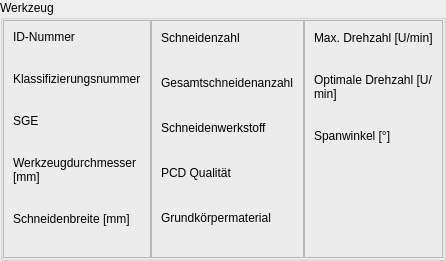
           <widget class="QGroupBox" name="groupBox_2">
            <property name="title">
             <string>Werkzeug</string>
            </property>
            <layout class="QHBoxLayout" name="horizontalLayout_5">
             <property name="spacing">
              <number>0</number>
             </property>
             <property name="leftMargin">
              <number>0</number>
             </property>
             <property name="topMargin">
              <number>0</number>
             </property>
             <property name="rightMargin">
              <number>0</number>
             </property>
             <property name="bottomMargin">
              <number>0</number>
             </property>
             <item>
              <widget class="QFrame" name="frame_4">
               <property name="frameShape">
                <enum>QFrame::StyledPanel</enum>
               </property>
               <property name="frameShadow">
                <enum>QFrame::Raised</enum>
               </property>
               <layout class="QVBoxLayout" name="verticalLayout_15">
                <item>
                 <widget class="QLabel" name="label_42">
                  <property name="text">
                   <string>ID-Nummer</string>
                  </property>
                  <property name="alignment">
                   <set>Qt::AlignLeading|Qt::AlignLeft|Qt::AlignVCenter</set>
                  </property>
                  <property name="wordWrap">
                   <bool>true</bool>
                  </property>
                 </widget>
                </item>
                <item>
                 <widget class="QLabel" name="tool_id_l">
                  <property name="font">
                   <font>
                    <family>Segoe UI Light</family>
                    <pointsize>9</pointsize>
                    <weight>75</weight>
                    <bold>true</bold>
                   </font>
                  </property>
                  <property name="text">
                   <string/>
                  </property>
                  <property name="alignment">
                   <set>Qt::AlignCenter</set>
                  </property>
                  <property name="wordWrap">
                   <bool>true</bool>
                  </property>
                 </widget>
                </item>
                <item>
                 <widget class="QLabel" name="label_45">
                  <property name="text">
                   <string>Klassifizierungsnummer</string>
                  </property>
                  <property name="alignment">
                   <set>Qt::AlignLeading|Qt::AlignLeft|Qt::AlignVCenter</set>
                  </property>
                  <property name="wordWrap">
                   <bool>true</bool>
                  </property>
                 </widget>
                </item>
                <item>
                 <widget class="QLabel" name="classification_n_l">
                  <property name="font">
                   <font>
                    <family>Segoe UI Light</family>
                    <pointsize>9</pointsize>
                    <weight>75</weight>
                    <bold>true</bold>
                   </font>
                  </property>
                  <property name="text">
                   <string/>
                  </property>
                  <property name="alignment">
                   <set>Qt::AlignCenter</set>
                  </property>
                  <property name="wordWrap">
                   <bool>true</bool>
                  </property>
                 </widget>
                </item>
                <item>
                 <widget class="QLabel" name="label_46">
                  <property name="text">
                   <string>SGE</string>
                  </property>
                  <property name="alignment">
                   <set>Qt::AlignLeading|Qt::AlignLeft|Qt::AlignVCenter</set>
                  </property>
                  <property name="wordWrap">
                   <bool>true</bool>
                  </property>
                 </widget>
                </item>
                <item>
                 <widget class="QLabel" name="strategic_business_unit_l">
                  <property name="font">
                   <font>
                    <family>Segoe UI Light</family>
                    <pointsize>9</pointsize>
                    <weight>75</weight>
                    <bold>true</bold>
                   </font>
                  </property>
                  <property name="text">
                   <string/>
                  </property>
                  <property name="alignment">
                   <set>Qt::AlignCenter</set>
                  </property>
                  <property name="wordWrap">
                   <bool>true</bool>
                  </property>
                 </widget>
                </item>
                <item>
                 <widget class="QLabel" name="label_48">
                  <property name="text">
                   <string>Werkzeugdurchmesser [mm]</string>
                  </property>
                  <property name="alignment">
                   <set>Qt::AlignLeading|Qt::AlignLeft|Qt::AlignVCenter</set>
                  </property>
                  <property name="wordWrap">
                   <bool>true</bool>
                  </property>
                 </widget>
                </item>
                <item>
                 <widget class="QLabel" name="tool_diameter_l">
                  <property name="font">
                   <font>
                    <family>Segoe UI Light</family>
                    <pointsize>9</pointsize>
                    <weight>75</weight>
                    <bold>true</bold>
                   </font>
                  </property>
                  <property name="text">
                   <string/>
                  </property>
                  <property name="alignment">
                   <set>Qt::AlignCenter</set>
                  </property>
                  <property name="wordWrap">
                   <bool>true</bool>
                  </property>
                 </widget>
                </item>
                <item>
                 <widget class="QLabel" name="label_49">
                  <property name="text">
                   <string>Schneidenbreite [mm]</string>
                  </property>
                  <property name="alignment">
                   <set>Qt::AlignLeading|Qt::AlignLeft|Qt::AlignVCenter</set>
                  </property>
                  <property name="wordWrap">
                   <bool>true</bool>
                  </property>
                 </widget>
                </item>
                <item>
                 <widget class="QLabel" name="tool_cutting_width_l">
                  <property name="font">
                   <font>
                    <family>Segoe UI Light</family>
                    <pointsize>9</pointsize>
                    <weight>75</weight>
                    <bold>true</bold>
                   </font>
                  </property>
                  <property name="text">
                   <string/>
                  </property>
                  <property name="alignment">
                   <set>Qt::AlignCenter</set>
                  </property>
                  <property name="wordWrap">
                   <bool>true</bool>
                  </property>
                 </widget>
                </item>
               </layout>
              </widget>
             </item>
             <item>
              <widget class="QFrame" name="frame_18">
               <property name="frameShape">
                <enum>QFrame::StyledPanel</enum>
               </property>
               <property name="frameShadow">
                <enum>QFrame::Raised</enum>
               </property>
               <layout class="QVBoxLayout" name="verticalLayout_19">
                <item>
                 <widget class="QLabel" name="label_52">
                  <property name="text">
                   <string>Schneidenzahl</string>
                  </property>
                  <property name="alignment">
                   <set>Qt::AlignLeading|Qt::AlignLeft|Qt::AlignVCenter</set>
                  </property>
                  <property name="wordWrap">
                   <bool>true</bool>
                  </property>
                 </widget>
                </item>
                <item>
                 <widget class="QLabel" name="no_of_wings_l">
                  <property name="font">
                   <font>
                    <family>Segoe UI Light</family>
                    <pointsize>9</pointsize>
                    <weight>75</weight>
                    <bold>true</bold>
                   </font>
                  </property>
                  <property name="text">
                   <string/>
                  </property>
                  <property name="alignment">
                   <set>Qt::AlignCenter</set>
                  </property>
                  <property name="wordWrap">
                   <bool>true</bool>
                  </property>
                 </widget>
                </item>
                <item>
                 <widget class="QLabel" name="label_54">
                  <property name="text">
                   <string>Gesamtschneidenanzahl</string>
                  </property>
                  <property name="alignment">
                   <set>Qt::AlignLeading|Qt::AlignLeft|Qt::AlignVCenter</set>
                  </property>
                  <property name="wordWrap">
                   <bool>true</bool>
                  </property>
                 </widget>
                </item>
                <item>
                 <widget class="QLabel" name="total_no_of_wings_l">
                  <property name="font">
                   <font>
                    <family>Segoe UI Light</family>
                    <pointsize>9</pointsize>
                    <weight>75</weight>
                    <bold>true</bold>
                   </font>
                  </property>
                  <property name="text">
                   <string/>
                  </property>
                  <property name="alignment">
                   <set>Qt::AlignCenter</set>
                  </property>
                  <property name="wordWrap">
                   <bool>true</bool>
                  </property>
                 </widget>
                </item>
                <item>
                 <widget class="QLabel" name="label_56">
                  <property name="text">
                   <string>Schneidenwerkstoff</string>
                  </property>
                  <property name="alignment">
                   <set>Qt::AlignLeading|Qt::AlignLeft|Qt::AlignVCenter</set>
                  </property>
                  <property name="wordWrap">
                   <bool>true</bool>
                  </property>
                 </widget>
                </item>
                <item>
                 <widget class="QLabel" name="cutting_material_l">
                  <property name="font">
                   <font>
                    <family>Segoe UI Light</family>
                    <pointsize>9</pointsize>
                    <weight>75</weight>
                    <bold>true</bold>
                   </font>
                  </property>
                  <property name="text">
                   <string/>
                  </property>
                  <property name="alignment">
                   <set>Qt::AlignCenter</set>
                  </property>
                  <property name="wordWrap">
                   <bool>true</bool>
                  </property>
                 </widget>
                </item>
                <item>
                 <widget class="QLabel" name="label_58">
                  <property name="text">
                   <string>PCD Qualität</string>
                  </property>
                  <property name="alignment">
                   <set>Qt::AlignLeading|Qt::AlignLeft|Qt::AlignVCenter</set>
                  </property>
                  <property name="wordWrap">
                   <bool>true</bool>
                  </property>
                 </widget>
                </item>
                <item>
                 <widget class="QLabel" name="cutting_material_quality_l">
                  <property name="font">
                   <font>
                    <family>Segoe UI Light</family>
                    <pointsize>9</pointsize>
                    <weight>75</weight>
                    <bold>true</bold>
                   </font>
                  </property>
                  <property name="text">
                   <string/>
                  </property>
                  <property name="alignment">
                   <set>Qt::AlignCenter</set>
                  </property>
                  <property name="wordWrap">
                   <bool>true</bool>
                  </property>
                 </widget>
                </item>
                <item>
                 <widget class="QLabel" name="label_60">
                  <property name="text">
                   <string>Grundkörpermaterial</string>
                  </property>
                  <property name="alignment">
                   <set>Qt::AlignLeading|Qt::AlignLeft|Qt::AlignVCenter</set>
                  </property>
                  <property name="wordWrap">
                   <bool>true</bool>
                  </property>
                 </widget>
                </item>
                <item>
                 <widget class="QLabel" name="body_material_l">
                  <property name="font">
                   <font>
                    <family>Segoe UI Light</family>
                    <pointsize>9</pointsize>
                    <weight>75</weight>
                    <bold>true</bold>
                   </font>
                  </property>
                  <property name="text">
                   <string/>
                  </property>
                  <property name="alignment">
                   <set>Qt::AlignCenter</set>
                  </property>
                  <property name="wordWrap">
                   <bool>true</bool>
                  </property>
                 </widget>
                </item>
               </layout>
              </widget>
             </item>
             <item>
              <widget class="QFrame" name="frame_2">
               <property name="frameShape">
                <enum>QFrame::StyledPanel</enum>
               </property>
               <property name="frameShadow">
                <enum>QFrame::Raised</enum>
               </property>
               <layout class="QVBoxLayout" name="verticalLayout_21">
                <item>
                 <widget class="QLabel" name="label_62">
                  <property name="text">
                   <string>Max. Drehzahl [U/min]</string>
                  </property>
                  <property name="alignment">
                   <set>Qt::AlignLeading|Qt::AlignLeft|Qt::AlignVCenter</set>
                  </property>
                  <property name="wordWrap">
                   <bool>true</bool>
                  </property>
                 </widget>
                </item>
                <item>
                 <widget class="QLabel" name="n_max_l">
                  <property name="font">
                   <font>
                    <family>Segoe UI Light</family>
                    <pointsize>9</pointsize>
                    <weight>75</weight>
                    <bold>true</bold>
                   </font>
                  </property>
                  <property name="text">
                   <string/>
                  </property>
                  <property name="alignment">
                   <set>Qt::AlignCenter</set>
                  </property>
                  <property name="wordWrap">
                   <bool>true</bool>
                  </property>
                 </widget>
                </item>
                <item>
                 <widget class="QLabel" name="label_64">
                  <property name="text">
                   <string>Optimale Drehzahl [U/min]</string>
                  </property>
                  <property name="alignment">
                   <set>Qt::AlignLeading|Qt::AlignLeft|Qt::AlignVCenter</set>
                  </property>
                  <property name="wordWrap">
                   <bool>true</bool>
                  </property>
                 </widget>
                </item>
                <item>
                 <widget class="QLabel" name="n_opt_l">
                  <property name="font">
                   <font>
                    <family>Segoe UI Light</family>
                    <pointsize>9</pointsize>
                    <weight>75</weight>
                    <bold>true</bold>
                   </font>
                  </property>
                  <property name="text">
                   <string/>
                  </property>
                  <property name="alignment">
                   <set>Qt::AlignCenter</set>
                  </property>
                  <property name="wordWrap">
                   <bool>true</bool>
                  </property>
                 </widget>
                </item>
                <item>
                 <widget class="QLabel" name="label_66">
                  <property name="text">
                   <string>Spanwinkel [°]</string>
                  </property>
                  <property name="alignment">
                   <set>Qt::AlignLeading|Qt::AlignLeft|Qt::AlignVCenter</set>
                  </property>
                  <property name="wordWrap">
                   <bool>true</bool>
                  </property>
                 </widget>
                </item>
                <item>
                 <widget class="QLabel" name="rake_angle_l">
                  <property name="font">
                   <font>
                    <family>Segoe UI Light</family>
                    <pointsize>9</pointsize>
                    <weight>75</weight>
                    <bold>true</bold>
                   </font>
                  </property>
                  <property name="text">
                   <string/>
                  </property>
                  <property name="alignment">
                   <set>Qt::AlignCenter</set>
                  </property>
                  <property name="wordWrap">
                   <bool>true</bool>
                  </property>
                 </widget>
                </item>
                <item>
                 <widget class="QLabel" name="label_31">
                  <property name="text">
                   <string/>
                  </property>
                 </widget>
                </item>
                <item>
                 <widget class="QLabel" name="label_33">
                  <property name="text">
                   <string/>
                  </property>
                 </widget>
                </item>
                <item>
                 <widget class="QLabel" name="label_35">
                  <property name="text">
                   <string/>
                  </property>
                 </widget>
                </item>
                <item>
                 <widget class="QLabel" name="label_37">
                  <property name="text">
                   <string/>
                  </property>
                 </widget>
                </item>
               </layout>
              </widget>
             </item>
            </layout>
           </widget>
